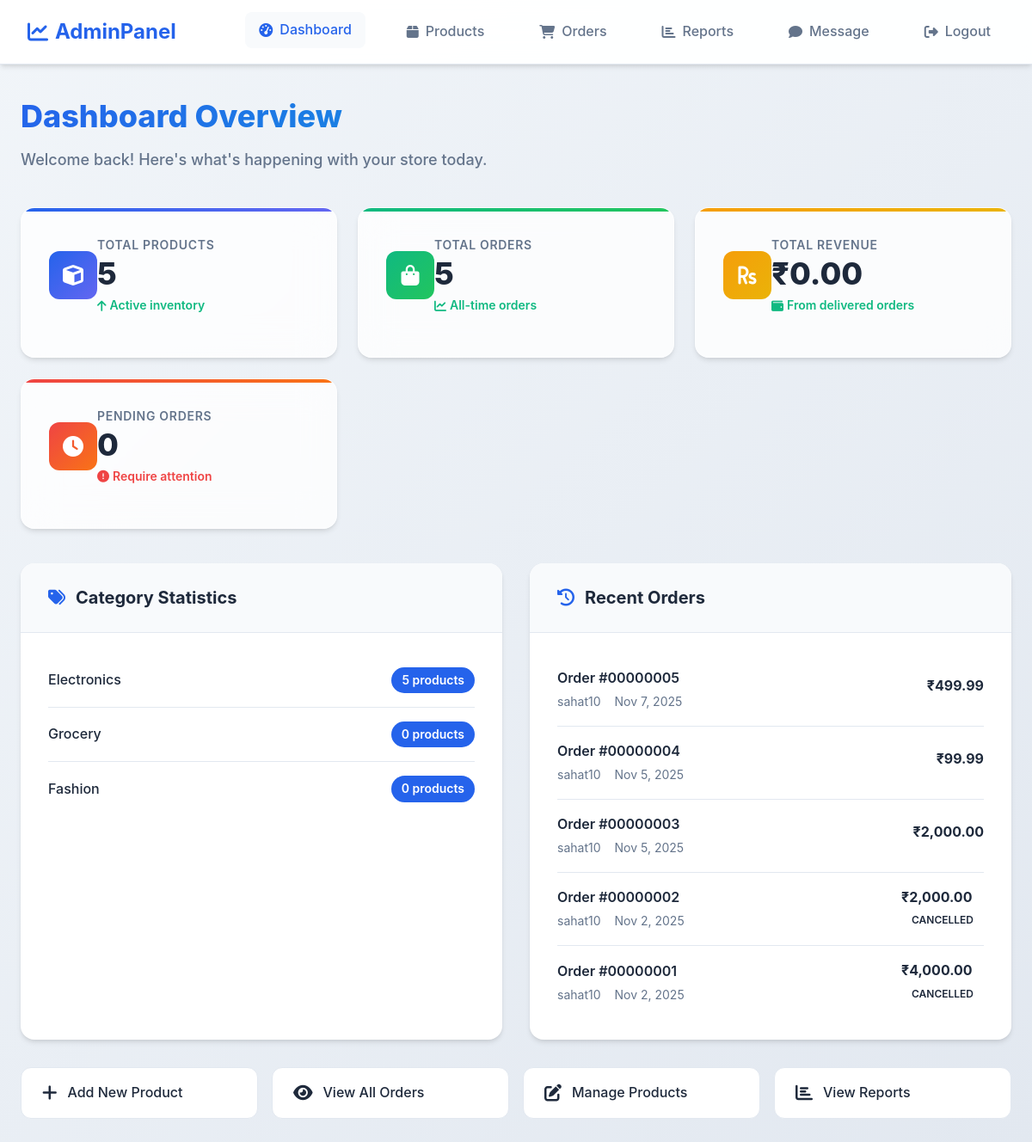
Page /admin/dashboard.php (signed in) on the committed database.
### tables this page shows
CREATE TABLE `orders` (
  `order_id` int(11) NOT NULL,
  `user_id` int(11) DEFAULT NULL,
  `order_date` datetime DEFAULT current_timestamp(),
  `total_amount` decimal(10,2) DEFAULT NULL,
  `delivery_address` text DEFAULT NULL,
  `order_status` enum('Pending','Shipped','In Transit','Delivered','Cancelled') DEFAULT 'Pending',
  `payment_method` varchar(20) DEFAULT 'COD'
);

CREATE TABLE `users` (
  `user_id` int(11) NOT NULL,
  `first_name` varchar(50) DEFAULT NULL,
  `last_name` varchar(50) DEFAULT NULL,
  `username` varchar(30) NOT NULL,
  `email` varchar(100) NOT NULL,
  `mobile_number` varchar(15) DEFAULT NULL,
  `password_hash` varchar(255) NOT NULL,
  `registration_date` datetime DEFAULT current_timestamp(),
  `last_login` datetime DEFAULT NULL
);

### includes/db.php (called while the page is built, shortened)
<?php
function esc($s) {
    return htmlspecialchars($s, ENT_QUOTES | ENT_SUBSTITUTE, 'UTF-8');
}
?>

### admin/dashboard.php (the view, shortened to what this page needs)
<?php
require_once __DIR__ . '/../includes/db.php';
$total_products = $mysqli->query("SELECT COUNT(*) AS c FROM products")->fetch_assoc()['c'];
$total_orders   = $mysqli->query("SELECT COUNT(*) AS c FROM orders")->fetch_assoc()['c'];
$total_revenue  = $mysqli->query("SELECT COALESCE(SUM(total_amount), 0) AS revenue FROM orders WHERE order_status = 'Delivered'")->fetch_assoc()['revenue'];
$pending_orders = $mysqli->query("SELECT COUNT(*) AS c FROM orders WHERE order_status = 'Pending'")->fetch_assoc()['c'];
$category_stats = $mysqli->query("
    SELECT c.category_name, COUNT(p.product_id) AS cnt
    FROM categories c
    LEFT JOIN products p ON c.category_id = p.category_id
    GROUP BY c.category_id
    ORDER BY cnt DESC
")->fetch_all(MYSQLI_ASSOC);
$recent_orders = $mysqli->query("
    SELECT o.order_id, o.order_date, o.total_amount, o.order_status, u.username
    FROM orders o
    LEFT JOIN users u ON o.user_id = u.user_id
    ORDER BY o.order_date DESC
    LIMIT 5
")->fetch_all(MYSQLI_ASSOC);
?>
<!doctype html>
<html lang="en">
<head>
    <link rel="stylesheet" href="https://cdnjs.cloudflare.com/ajax/libs/font-awesome/6.4.0/css/all.min.css">
</head>
<body>
<?php include 'navbar.php'; ?>
<main class="container">
    <div class="page-header">
        <h1 class="page-title">Dashboard Overview</h1>
        <p class="page-subtitle">Welcome back! Here's what's happening with your store today.</p>
    </div>
    <div class="stats-grid">
        <div class="stat-card products">
            <div class="stat-header">
                <div class="stat-icon">
                    <i class="fas fa-cube"></i>
                </div>
                <div class="stat-info">
                    <div class="stat-title">Total Products</div>
                    <div class="stat-value"><?= number_format($total_products) ?></div>
                    <div class="stat-trend trend-up">
                        <i class="fas fa-arrow-up"></i>
                        <span>Active inventory</span>
                    </div>
                </div>
            </div>
        </div>
        <div class="stat-card orders">
            <div class="stat-header">
                <div class="stat-icon">
                    <i class="fas fa-shopping-bag"></i>
                </div>
                <div class="stat-info">
                    <div class="stat-title">Total Orders</div>
                    <div class="stat-value"><?= number_format($total_orders) ?></div>
                    <div class="stat-trend trend-up">
                        <i class="fas fa-chart-line"></i>
                        <span>All-time orders</span>
                    </div>
                </div>
            </div>
        </div>
        <div class="stat-card revenue">
            <div class="stat-header">
                <div class="stat-icon">
                    <i class="fas fa-rupee-sign"></i>
                </div>
                <div class="stat-info">
                    <div class="stat-title">Total Revenue</div>
                    <div class="stat-value">₹<?= number_format($total_revenue, 2) ?></div>
                    <div class="stat-trend trend-up">
                        <i class="fas fa-wallet"></i>
                        <span>From delivered orders</span>
                    </div>
                </div>
            </div>
        </div>
        <div class="stat-card pending">
            <div class="stat-header">
                <div class="stat-icon">
                    <i class="fas fa-clock"></i>
                </div>
                <div class="stat-info">
                    <div class="stat-title">Pending Orders</div>
                    <div class="stat-value"><?= number_format($pending_orders) ?></div>
                    <div class="stat-trend trend-down">
                        <i class="fas fa-exclamation-circle"></i>
                        <span>Require attention</span>
                    </div>
                </div>
            </div>
        </div>
    </div>
    <div class="content-grid">
        <div class="dashboard-card">
            <div class="card-header">
                <h3><i class="fas fa-tags"></i> Category Statistics</h3>
            </div>
            <div class="card-body">
                <ul class="category-list">
                    <?php foreach($category_stats as $cs): ?>
                        <li class="category-item">
                            <span class="category-name"><?= esc($cs['category_name']) ?></span>
                            <span class="category-count"><?= $cs['cnt'] ?> products</span>
                        </li>
                    <?php endforeach; ?>
                </ul>
            </div>
        </div>
        <div class="dashboard-card">
            <div class="card-header">
                <h3><i class="fas fa-history"></i> Recent Orders</h3>
            </div>
            <div class="card-body">
                <ul class="order-list">
                    <?php foreach($recent_orders as $order): ?>
                        <li class="order-item">
                            <div class="order-info">
                                <h4>Order #<?= str_pad($order['order_id'], 8, '0', STR_PAD_LEFT) ?></h4>
                                <div class="order-meta">
                                    <span><?= esc($order['username']) ?></span>
                                    <span><?= date('M j, Y', strtotime($order['order_date'])) ?></span>
                                </div>
                            </div>
                            <div class="order-right">
                                <div class="order-amount">₹<?= number_format($order['total_amount'], 2) ?></div>
                                <div class="status-badge status-<?= strtolower(str_replace(' ', '-', $order['order_status'])) ?>">
                                    <?= $order['order_status'] ?>
                                </div>
                            </div>
                        </li>
                    <?php endforeach; ?>
                </ul>
            </div>
        </div>
    </div>
    <div class="quick-actions">
        <a href="products.php" class="action-btn">
            <i class="fas fa-plus"></i>
            <span>Add New Product</span>
        </a>
        <a href="orders.php" class="action-btn">
            <i class="fas fa-eye"></i>
            <span>View All Orders</span>
        </a>
        <a href="products.php" class="action-btn">
            <i class="fas fa-edit"></i>
            <span>Manage Products</span>
        </a>
        <a href="reports.php" class="action-btn">
            <i class="fas fa-chart-bar"></i>
            <span>View Reports</span>
        </a>
    </div>
</main>
</body>
</html>

### admin/navbar.php (style rules this page uses)
:root { --primary: #2563eb; --primary-dark: #1d4ed8; --secondary: #64748b; --success: #10b981; --warning: #f59e0b; --danger: #ef4444; --info: #06b6d4; --light: #f8fafc; --dark: #1e293b; --border: #e2e8f0; --shadow: 0 4px 6px -1px rgba(0, 0, 0, 0.1), 0 2px 4px -1px rgba(0, 0, 0, 0.06); }

### rows in the picture
orders: order_id "00000005", user.username "sahat10", order_date "Nov 7, 2025", total_amount "499.99"
orders: order_id "00000004", user.username "sahat10", order_date "Nov 5, 2025", total_amount "99.99"
orders: order_id "00000003", user.username "sahat10", order_date "Nov 5, 2025", total_amount "2,000.00"
orders: order_id "00000002", user.username "sahat10", order_date "Nov 2, 2025", total_amount "2,000.00", order_status "CANCELLED"
orders: order_id "00000001", user.username "sahat10", order_date "Nov 2, 2025", total_amount "4,000.00", order_status "CANCELLED"

### other values in the picture
$total_products "5"
$total_orders "5"
$total_revenue "0.00"
$pending_orders "0"
$cs['category_name'] "Electronics"
$cs['cnt'] "5"
$cs['category_name'] "Grocery"
$cs['cnt'] "0"
$cs['category_name'] "Fashion"
